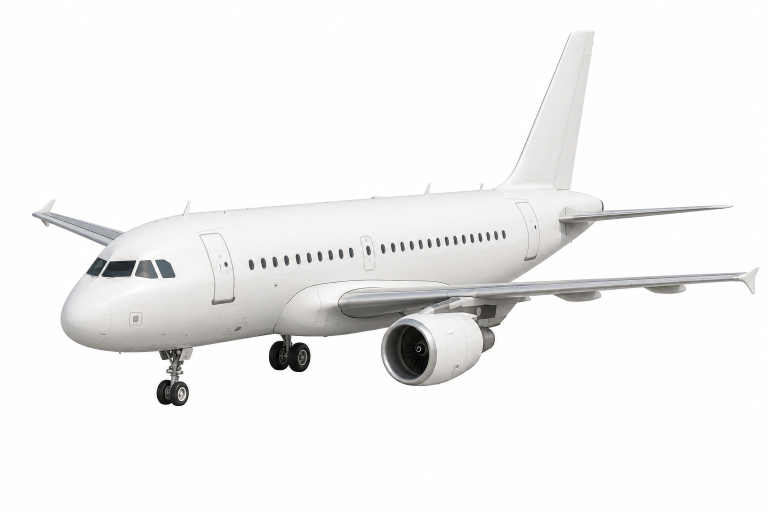
#> input picture assets/aircraft/a319/a319-frente.png, 1536 x 1024 px, given in place of an148.png, which was not available (shown at 1/2 size)
$ python realign-regenerated-masks.py
#> lines starting #> are read from the running program, lines starting #| are printed output that depends on the picture; after the words box and inside, x2 and y2 are one past the last pixel; in counts of white or black regions, pixels touching at a corner belong together; pictures that were not available may be replaced by others from this repository, and a replacement may not be noted
### .claude/skills/skyline-mask-audit/scripts/maskcore.py
"""Núcleo de medida das máscaras de setor.

A ideia que sustenta tudo aqui: a foto é a verdade. Fundo sólido e borda nítida
dão duas referências objetivas, sem julgamento:

- a **silhueta** do avião (o que é avião e o que é fundo);
- o **mapa de borda** (onde estão os contornos reais das peças).

Com essas duas, desalinhamento vira número em pixel em vez de opinião.
Serve para qualquer setor: asa, motor, winglet, trem, cauda, fuselagem.
"""

import os

import numpy as np
from PIL import Image
from scipy import ndimage

# Todos os setores, e quem é subconjunto de quem. Bordo de ataque, dorso e
# bordo de fuga são divisões da asa; a cabine fica dentro da fuselagem. Esses
# pares se sobrepõem de propósito e não podem contar como disputa.
SETORES = [
    "fuselagemasks", "wingmasks", "enginemasks", "gearmasks", "tailmasks",
    "wingletmasks", "cockpitmasks",
    "leadingedgemasks", "wingtopmasks", "trailingedgemasks",
]
SUBSETOR_DE = {
    "leadingedgemasks": "wingmasks",
    "wingtopmasks": "wingmasks",
    "trailingedgemasks": "wingmasks",
    "cockpitmasks": "fuselagemasks",
    "windowmasks": "fuselagemasks",
    # A carenagem é a nacela menos o núcleo metálico, e a perna do trem é o
    # trem menos o pneu: em ambos os casos o "pai" é a peça inteira, que fica
    # como referência de medida, e o filho é o que o jogo pinta.
    "enginecowlmasks": "enginemasks",
    "gearstrutmasks": "gearmasks",
    # O pneu é o outro pedaço do trem: `gearmasks` menos a perna. Não é setor de
    # livery (cor fixa na arte, ver pecas_cruas.py), mas é subconjunto declarado
    # para não virar disputa quando alguém medir a pasta.
    "tyremasks": "gearmasks",
}
# Setores gerados por geometria a partir de outro. Não se remendam: quando o
# pai muda, se regeneram com derive_sectors.py.
DERIVADOS = set(SUBSETOR_DE) | {"fuselagemasks"}
# Faixas da asa. Três dos quatro lados de uma faixa são corte artificial (as
# duas divisas de banda e a raiz), então sobra quase nada de borda útil:
# aderência e deslocamento ali medem ruído, e faixa fina é fina por definição.
FAIXAS = {"leadingedgemasks", "wingtopmasks", "trailingedgemasks"}


# Pastas que não são setor rival de ninguém, e por isso não entram em disputa:
# `planemasks` é a silhueta do avião inteiro, superconjunto de todos os setores,
# e `propmasks` é a hélice, que foi **retirada** de asa e motor de propósito.
# Sem esta lista, quem varre `public/sprites/*masks/` conta sobreposição com a
# silhueta como defeito — 38.221px no b737, o setor inteiro.
FORA_DA_DISPUTA = {"planemasks", "propmasks"}


# [5 lines left out: function disputam, not called in this run]


LIMIAR_FUNDO = 24  # distância de cor até o fundo para valer como avião
LIMIAR_BORDA = 0.10  # gradiente normalizado que conta como contorno real
TOLERANCIA = 1.5  # px: quanto a borda da máscara pode ficar longe do contorno


def carregar_mask(path):
    return np.array(Image.open(path).convert("L")) > 127


# [18 lines left out: functions salvar_mask, achar_foto, not called in this run]


LIMIAR_NITIDO = 0.12  # gradiente que só borda de avião alcança


def silhueta(photo_path, limiar=LIMIAR_FUNDO):
    """O que é avião na foto — sem a sombra no chão.

    O fundo é sólido e os cantos são fundo puro, então a distância de cor até a
    média dos cantos separa avião de fundo. O avião é branco em fundo branco: o
    que salva é o sombreado, nunca a cor da chapa. Por isso o limiar é baixo.

    Limiar de cor sozinho não serve, porque a sombra no chão chega a ficar mais
    escura que a ponta da asa (245 contra 108 de distância no a320). O que
    separa é a nitidez: borda de avião marca gradiente de 0,16 a 0,93, borda de
    sombra fica em 0,05. Então, coluna a coluna, o avião acaba na última borda
    nítida — o que estiver abaixo disso é chão.
    """
    arr = np.array(Image.open(photo_path).convert("RGB")).astype(np.int32)
    h, w, _ = arr.shape
    cantos = [arr[0, 0], arr[0, w - 1], arr[h - 1, 0], arr[h - 1, w - 1]]
    fundo = np.mean(cantos, axis=0)
    dist = np.abs(arr - fundo).sum(axis=2)
    corpo = dist > limiar

    nitido = (mapa_de_borda(photo_path) > LIMIAR_NITIDO) & corpo
    linhas = np.arange(h)[:, None]
    tem_nitido = nitido.any(axis=0)
    ultima = np.where(nitido, linhas, -1).max(axis=0)  # por coluna
    abaixo = linhas > (ultima + 2)
    corpo &= ~(abaixo & tem_nitido[None, :])

    corpo = ndimage.binary_closing(corpo, iterations=2)
    corpo = ndimage.binary_fill_holes(corpo)
    rot, n = ndimage.label(corpo)
    if n > 1:
        tam = ndimage.sum(corpo, rot, range(1, n + 1))
        corpo = rot == (int(np.argmax(tam)) + 1)
    return corpo


def mapa_de_borda(photo_path):
    """Força do contorno em cada pixel, de 0 a 1.

    Inclui a borda contra o fundo e as bordas internas — junção de nacela, raiz
    da asa, quebra do winglet. É contra isso que se mede alinhamento.
    """
    cinza = np.array(Image.open(photo_path).convert("L")).astype(np.float64)
    gx = ndimage.sobel(cinza, axis=1)
    gy = ndimage.sobel(cinza, axis=0)
    g = np.hypot(gx, gy)
    return g / (g.max() or 1.0)


def contorno(mask):
    """Pixels de borda da máscara (a casca de dentro, 1px)."""
    return mask & ~ndimage.binary_erosion(mask)


RAIO_UTIL = 4.0  # px: até onde a borda ainda está "rastreando" um contorno


# [82 lines left out: functions borda_util, aderencia, melhor_deslocamento, fora_da_silhueta, not called in this run]


def desloca(mask, dx, dy):
    return ndimage.shift(mask.astype(np.uint8), (dy, dx), order=0, mode="constant").astype(bool)


def borda_forte(photo_path, limiar=LIMIAR_BORDA):
    return mapa_de_borda(photo_path) > limiar


# [68 lines left out: functions mapa_desvio, medir, melhor_que, not called in this run]

### scripts/realign-regenerated-masks.py
"""Realign the five passenger aircraft sector masks after replacing their sprites.

The regenerated side profiles keep the same canvas size but move individual
parts independently. A single whole-aircraft affine transform would leave the
wing and landing gear on the background. These boxes were measured on the new
1536x1024 sprites; child sectors follow their parent part's transform.

Run after generating planemasks with silhueta_batch.py. Original sector masks
come from the pre-regeneration commit so rerunning this script is safe.
Requires Pillow, NumPy and SciPy, the image stack used by the mask tooling.
"""

from io import BytesIO
from pathlib import Path
import subprocess
import sys

import numpy as np
from PIL import Image, ImageDraw
from scipy import ndimage

sys.path.insert(0, str(Path(".claude/skills/skyline-mask-audit/scripts").resolve()))
import maskcore as mc


ROOT = Path("public/sprites")
SOURCE_REF = "d52e478"
MODELS = {
    "an148": {
        "wing": (490, 425, 980, 518), "engine": (430, 488, 675, 609),
        "gear": (115, 612, 766, 707), "tail": (1100, 220, 1520, 490),
        "window": (302, 507, 975, 543), "cockpit": (77, 492, 184, 530),
    },
    "an158": {
        "wing": (475, 435, 925, 506), "engine": (416, 487, 625, 591),
        "gear": (91, 584, 758, 654), "tail": (1090, 242, 1531, 476),
        "window": (251, 502, 1122, 540), "cockpit": (69, 487, 137, 528),
    },
    "il96": {
        "wing": (467, 472, 1144, 573), "engine": (500, 516, 851, 617),
        "gear": (153, 562, 861, 650), "tail": (1140, 183, 1518, 455),
        "window": (207, 469, 1150, 513), "cockpit": (38, 465, 93, 505),
    },
    "sj100": {
        "wing": (615, 397, 1114, 598), "engine": (502, 555, 728, 669),
        "gear": (143, 580, 824, 692), "tail": (1180, 168, 1519, 470),
        "window": (294, 475, 1114, 521), "cockpit": (73, 465, 170, 519),
    },
    "tu204": {
        "wing": (620, 374, 1120, 591), "engine": (503, 542, 717, 633),
        "gear": (137, 568, 838, 660), "tail": (1195, 212, 1520, 457),
        "window": (218, 477, 1204, 519), "cockpit": (52, 472, 107, 516),
    },
}
GROUPS = {
    "wing": ("wingmasks", "wingletmasks", "leadingedgemasks", "wingtopmasks", "trailingedgemasks"),
    "engine": ("enginemasks", "enginecowlmasks"),
    "gear": ("gearmasks", "gearstrutmasks", "tyremasks"),
    "tail": ("tailmasks",),
    "window": ("windowmasks",),
    "cockpit": ("cockpitmasks",),
}
OFFSETS = {"sj100": {"tail": (6, -10)}, "tu204": {"tail": (2, 2), "cockpit": (-3, -4)}}


def source_mask(folder: str, aid: str) -> Image.Image:
    path = f"public/sprites/{folder}/{aid}.png"
    data = subprocess.run(
        ["git", "show", f"{SOURCE_REF}:{path}"], capture_output=True, check=True
    ).stdout
    return Image.open(BytesIO(data)).convert("L")


def box(mask: Image.Image) -> tuple[int, int, int, int]:
    result = mask.point(lambda p: 255 if p > 127 else 0).getbbox()
    if result is None:
        raise ValueError("empty parent mask")
    return result


def transform(mask: Image.Image, source: tuple[int, int, int, int], target: tuple[int, int, int, int]) -> Image.Image:
    x0, y0, x1, y1 = target
    canvas = Image.new("L", mask.size, 0)
    crop = mask.crop(source)
    resized = crop.resize((x1 - x0, y1 - y0), Image.Resampling.BILINEAR)
    canvas.paste(resized, (x0, y0))
    return canvas


def windows_from_photo(aid: str, bounds: tuple[int, int, int, int], plane: np.ndarray) -> np.ndarray:
    """Keep the *visible* dark cabin panes in the new render, not old panes."""
    photo = np.asarray(Image.open(ROOT / "aircraft" / f"{aid}.png").convert("L"))
    x0, y0, x1, y1 = bounds
    crop = photo[y0:y1, x0:x1] < 170
    labels, _ = ndimage.label(crop)
    accepted = np.zeros_like(crop)
    for label, sl in enumerate(ndimage.find_objects(labels), 1):
        if sl is None:
            continue
        height = sl[0].stop - sl[0].start
        width = sl[1].stop - sl[1].start
        area = int((labels[sl] == label).sum())
        if 4 <= width <= 25 and 5 <= height <= 30 and area >= 15:
            accepted[sl] |= labels[sl] == label
    accepted = ndimage.binary_dilation(accepted, iterations=1)
    result = np.zeros_like(plane, dtype=np.uint8)
    result[y0:y1, x0:x1] = np.where(accepted, 255, 0).astype(np.uint8)
    return np.where(plane, result, 0).astype(np.uint8)


def main() -> None:
    for aid, targets in MODELS.items():
        plane = np.asarray(Image.open(ROOT / "planemasks" / f"{aid}.png").convert("L"))
        plane_bool = plane > 127
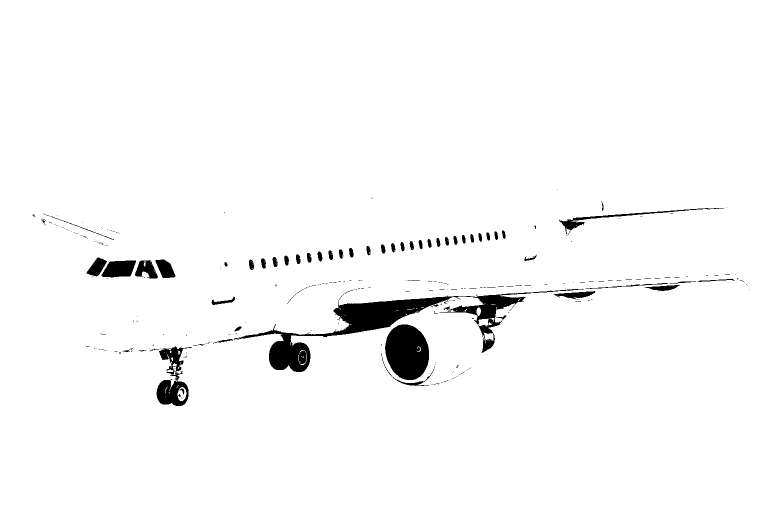
#> plane_bool: shape (1024, 1536) bool (shown at 1/2 size); 97.3% white; 310 black regions (257 under 20 px), largest, box (x1, y1, x2, y2) and area: (468, 577, 1168, 744) 18624, (770, 649, 858, 760) 7599, (313, 693, 384, 812) 3745
        strict_silhouette = mc.silhueta(str(ROOT / "aircraft" / f"{aid}.png"))
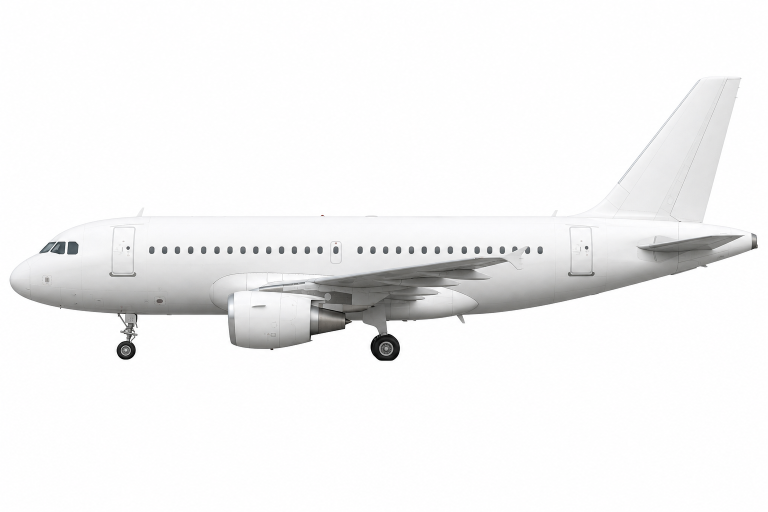
#> input picture assets/aircraft/a319/a319-lateral.png, 1536 x 1024 px, given in place of an148.png, which was not available (shown at 1/2 size)
#> in silhueta, `cantos = [arr[0, 0], arr[0, w - 1], arr[h - 1, 0], arr[h - 1, w - 1]]`: cantos = [[253, 255, 255], [255, 255, 254], [254, 254, 254], [254, 254, 254]]
#> in silhueta, `fundo = np.mean(cantos, axis=0)`: fundo = [254, 254.5, 254.2]
#> in silhueta, `corpo = dist > limiar`: corpo: shape (1024, 1536) bool; 16.1% white; 283 white regions (279 under 20 px), largest, box (x1, y1, x2, y2) and area: (19, 153, 1516, 722) 253158, (246, 446, 268, 448) 25, (205, 448, 226, 452) 22, (761, 723, 783, 724) 22
#> in mapa_de_borda, `gx = ndimage.sobel(cinza, axis=1)`:
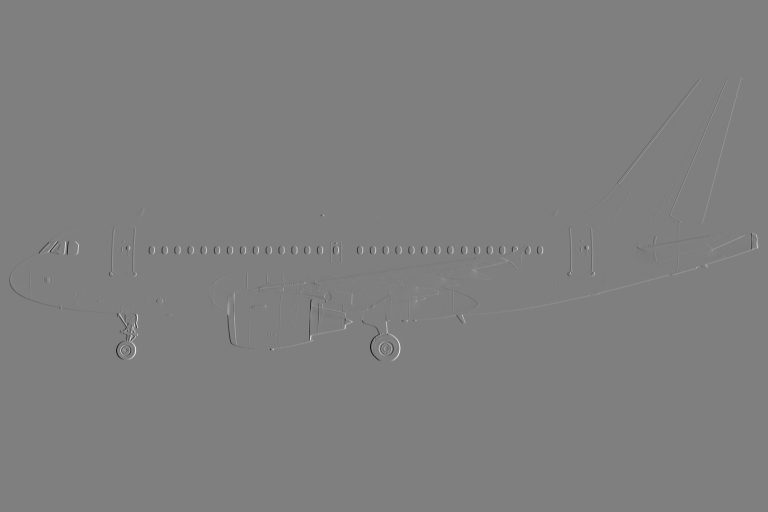
#> gx: shape (1024, 1536) float64 (shown at 1/2 size); min -1001, max 1002, mean 0; drawn with min black and max white
#> in silhueta, `nitido = (mapa_de_borda(photo_path) > LIMIAR_NITIDO) & corpo`:
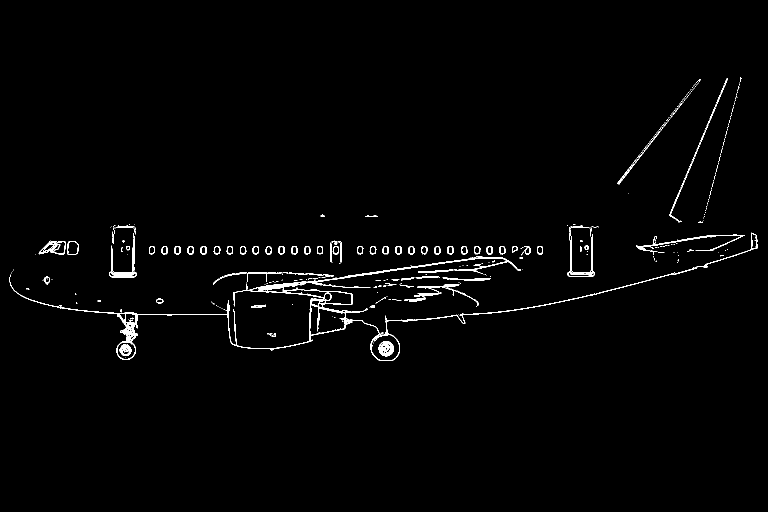
#> nitido: shape (1024, 1536) bool (shown at 1/2 size); 1.3% white in thin lines or dots, all inside (x1, y1, x2, y2) = (19, 155, 1516, 722)
#> in silhueta, `ultima = np.where(nitido, linhas, -1).max(axis=0)`: ultima = 1536 values, max 721 at index 760, min -1 at index 0, mean 605.2
#> in silhueta, `abaixo = linhas > (ultima + 2)`:
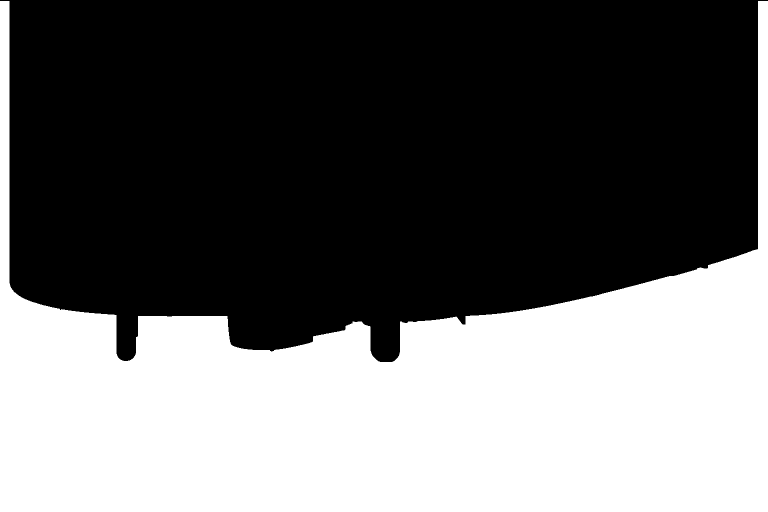
#> abaixo: shape (1024, 1536) bool (shown at 1/2 size); 40.6% white; 1 white region, box (x1, y1, x2, y2) and area: (0, 2, 1536, 1024) 638593
#> in silhueta, `corpo = ndimage.binary_closing(corpo, iterations=2)`: corpo: shape (1024, 1536) bool; 16.5% white; 77 white regions (76 under 20 px), largest, box (x1, y1, x2, y2) and area: (19, 153, 1516, 724) 259425
#> in silhueta, `corpo = ndimage.binary_fill_holes(corpo)`: corpo: shape (1024, 1536) bool; 19.9% white; 1 white region, box (x1, y1, x2, y2) and area: (19, 153, 1516, 724) 313324
#> in silhueta, `rot, n = ndimage.label(corpo)`:
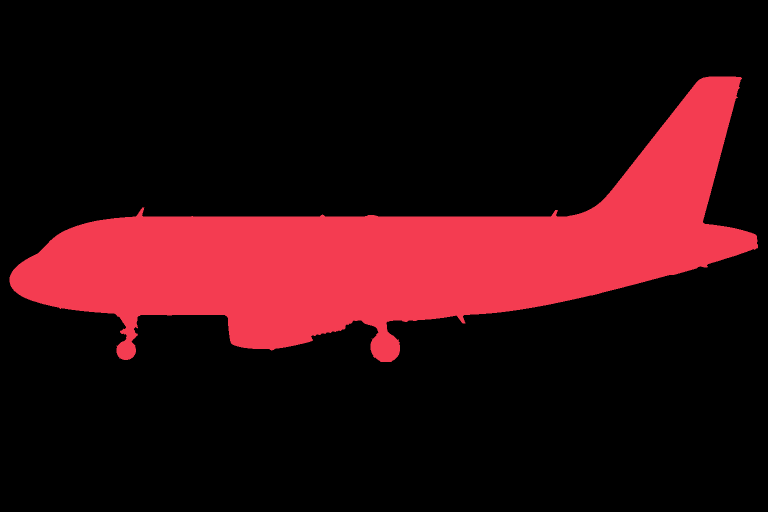
#> rot: shape (1024, 1536) int32 (shown at 1/2 size); 3 distinct labels, from 0 to 2; one colour per label, 0 black
#> in silhueta, `rot, n = ndimage.label(corpo)`: n = 2
#> in silhueta, `tam = ndimage.sum(corpo, rot, range(1, n + 1))`: tam = [313323, 1]
#> in silhueta, `corpo = rot == (int(np.argmax(tam)) + 1)`: corpo: shape (1024, 1536) bool; 19.9% white; 1 white region, box (x1, y1, x2, y2) and area: (19, 153, 1516, 724) 313323
        sector_boundary = ndimage.binary_erosion(strict_silhouette, iterations=1)
#> sector_boundary: shape (1024, 1536) bool; 19.7% white; 1 white region, box (x1, y1, x2, y2) and area: (20, 154, 1515, 723) 309391
        parts: dict[str, np.ndarray] = {}
        for group, folders in GROUPS.items():
            parent_path = ROOT / folders[0] / f"{aid}.png"
            if not parent_path.exists():
                continue
            parent = source_mask(folders[0], aid)
            source = box(parent)
            for folder in folders:
                path = ROOT / folder / f"{aid}.png"
                if not path.exists():
                    continue
                original = source_mask(folder, aid)
                moved = np.asarray(transform(original, source, targets[group]))
                dx, dy = OFFSETS.get(aid, {}).get(group, (0, 0))
                if dx or dy:
                    moved = ndimage.shift(moved, (dy, dx), order=0, mode="constant", cval=0)
                # Every sector must lie on the new sprite; keep its antialiasing.
                moved = np.where(sector_boundary, moved, 0).astype(np.uint8)
                parts[folder] = moved > 127
                Image.fromarray(moved, "L").save(path)

        # This regenerated Il-96 has a plain tip. Its old winglet sector had
        # no matching feature; the Tu-204's tall winglet needs a new outline.
        if aid == "il96":
            parts.pop("wingletmasks", None)
            (ROOT / "wingletmasks" / f"{aid}.png").unlink(missing_ok=True)
        if aid == "tu204":
            winglet = Image.new("L", (plane.shape[1], plane.shape[0]), 0)
            ImageDraw.Draw(winglet).polygon(
                [(1010, 487), (1037, 457), (1072, 399), (1114, 375), (1102, 425), (1064, 477)],
                fill=255,
            )
            clipped = np.asarray(winglet) > 127
            clipped &= sector_boundary
            parts["wingletmasks"] = clipped
            Image.fromarray(np.where(clipped, 255, 0).astype(np.uint8), "L").save(
                ROOT / "wingletmasks" / f"{aid}.png"
            )

        windows = windows_from_photo(aid, targets["window"], plane_bool)
#> in windows_from_photo, `crop = photo[y0:y1, x0:x1] < 170`: crop: shape (36, 673) bool; 12.7% white; 26 white regions (25 under 20 px), largest, box (x1, y1, x2, y2) and area: (465, 8, 673, 36) 2957
#> in windows_from_photo, `labels, _ = ndimage.label(crop)`:
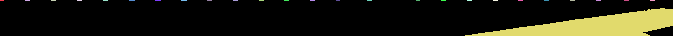
#> labels: shape (36, 673) int32; 27 distinct labels, from 0 to 26; one colour per label, 0 black
#> the loop in windows_from_photo, `for label, sl in enumerate(ndimage.find_objects(labels), 1):` made 26 passes
#> (height, width, area) on pass 26: (28, 208, 2957)
#> after the loop in windows_from_photo, `for label, sl in enumerate(ndimage.find_objects(labels), 1):`: accepted: shape (36, 673) bool; every value is 0
#> in windows_from_photo, `result[y0:y1, x0:x1] = np.where(accepted, 255, 0).astype(np.uint8)`: result: shape (1024, 1536); every value is 0
        parts["windowmasks"] = windows > 127
        Image.fromarray(windows, "L").save(ROOT / "windowmasks" / f"{aid}.png")

        # The new render places engines in front of the wing. Keep the sector
        # partition disjoint so wing paint never covers a nacelle or a wheel.
        gear = parts.get("gearmasks", np.zeros_like(plane_bool))
        engine = parts.get("enginemasks", np.zeros_like(plane_bool)) & ~gear
        parts["enginemasks"] = engine
        Image.fromarray(np.where(engine, 255, 0).astype(np.uint8), "L").save(
            ROOT / "enginemasks" / f"{aid}.png"
        )
        for folder in ("wingmasks", "leadingedgemasks", "wingtopmasks", "trailingedgemasks", "wingletmasks"):
            if folder not in parts:
                continue
            clean = parts[folder] & ~engine & ~gear
            if folder != "wingletmasks" and "wingletmasks" in parts:
                clean &= ~parts["wingletmasks"]
            parts[folder] = clean
            Image.fromarray(np.where(clean, 255, 0).astype(np.uint8), "L").save(
                ROOT / folder / f"{aid}.png"
            )
#> after the loop, parts = 2 items

        # Rebuild the broad body sector from the new silhouette. The body is
        # used to clip cheatlines; excluding the wing/engines stops color spill.
        occupied = np.zeros_like(plane_bool)
        for folder in (
            "wingmasks", "wingletmasks", "leadingedgemasks", "wingtopmasks", "trailingedgemasks",
            "enginemasks", "gearmasks", "tailmasks",
        ):
            if folder in parts:
                occupied |= parts[folder]
        body = np.where(sector_boundary & ~occupied, 255, 0).astype(np.uint8)
        Image.fromarray(body, "L").save(ROOT / "fuselagemasks" / f"{aid}.png")
        print(f"{aid}: aligned {len(parts)} sectors")
#| an148: aligned 2 sectors


if __name__ == "__main__":
#> (the run stopped early here; a loop or call above may not have finished)
